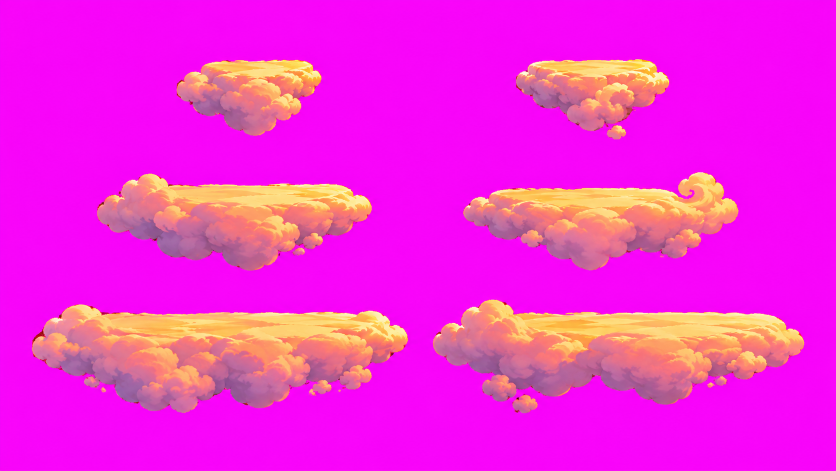
#> input picture tools/world/clouds/sheet.png, 1672 x 941 px (shown at 1/2 size)
$ python native.py ../world/clouds/sheet.png ../world/clouds/sheet.png ../world/clouds/sheet.png 5
#> lines starting #> are read from the running program, lines starting #| are printed output that depends on the picture; after the words box and inside, x2 and y2 are one past the last pixel; in counts of white or black regions, pixels touching at a corner belong together
#> further down, a is the input picture: shape (941, 1672, 3); mean R, G, B 243, 40.4, 217.4
### tools/chibi/figures.py
"""Find the figures on a guide sheet (flat light ground): their boxes, row by row, left to right.
Usage: python3 figures.py sheet.png"""
import sys
import numpy as np
from PIL import Image


def ground_colour(a):
    c = np.concatenate([a[:8, :8].reshape(-1, 3), a[:8, -8:].reshape(-1, 3), a[-8:, :8].reshape(-1, 3), a[-8:, -8:].reshape(-1, 3)])
#> c = 256 rows, first 8: [235, 15, 238], [244, 11, 245], [245, 7, 246], [246, 5, 247], [245, 5, 247], [244, 5, 246], [244, 6, 247], [244, 5, 247]
    return np.median(c, 0)


def figure_boxes(a, min_area=1500):
    bg = ground_colour(a)
#> bg = [248, 5, 249]
    fg = np.abs(a.astype(float) - bg).sum(2) > 40
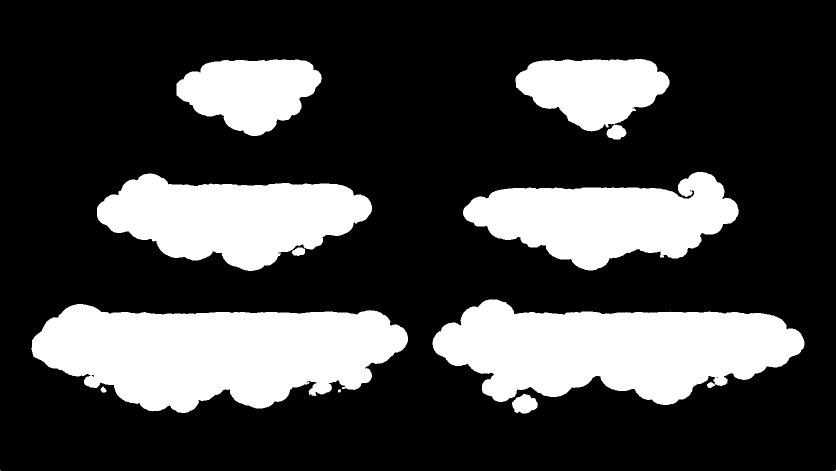
#> fg: shape (941, 1672) bool (shown at 1/2 size); 26.2% white; 14 white regions (3 under 20 px), largest, box (x1, y1, x2, y2) and area: (63, 608, 816, 826) 113568, (865, 599, 1609, 810) 103454, (194, 347, 744, 542) 67885
    # label connected parts (8-neighbour) with a simple flood fill over a downscaled mask
    from collections import deque
    h, w = fg.shape
#> h = 941; w = 1672
    seen = np.zeros_like(fg)
    boxes = []
    for y0 in range(0, h, 2):
        for x0 in range(0, w, 2):
            if fg[y0, x0] and not seen[y0, x0]:
                q = deque([(y0, x0)]); seen[y0, x0] = True; ys = [y0]; xs = [x0]; n = 0
                while q:
                    y, x = q.popleft(); n += 1
                    for dy in (-1, 0, 1):
                        for dx in (-1, 0, 1):
                            yy, xx = y + dy, x + dx
                            if 0 <= yy < h and 0 <= xx < w and fg[yy, xx] and not seen[yy, xx]:
                                seen[yy, xx] = True; q.append((yy, xx)); ys.append(yy); xs.append(xx)
                if n >= min_area: boxes.append((min(xs), min(ys), max(xs), max(ys), n))
    # merge boxes that overlap a lot (a figure split by a thin gap)
    merged = []
    for b in sorted(boxes, key=lambda b: -b[4]):
        for i, m in enumerate(merged):
            if b[0] < m[2] + 6 and b[2] > m[0] - 6 and b[1] < m[3] + 6 and b[3] > m[1] - 6:
                merged[i] = (min(b[0], m[0]), min(b[1], m[1]), max(b[2], m[2]), max(b[3], m[3]), m[4] + b[4]); break
        else: merged.append(b)
    # rows by the boxes' centres
    merged.sort(key=lambda b: (b[1] + b[3]) / 2)
    rows, cur = [], []
    for b in merged:
        if cur and (b[1] + b[3]) / 2 - (cur[-1][1] + cur[-1][3]) / 2 > (b[3] - b[1]) * 0.5: rows.append(cur); cur = []
        cur.append(b)
    if cur: rows.append(cur)
    return bg, [sorted(r, key=lambda b: b[0]) for r in rows]


# [6 lines that do not run on import are left out]

### tools/chibi/clean.py
"""A shrunk reference frame → a first clean pass on the fixed palette, written as an ASCII grid (one palette letter per
pixel, '.' transparent) plus an ×8 preview. The hand pass that follows edits the ASCII file itself.
Usage: python3 clean.py raw.png out.txt [preview.png]"""
import sys
import numpy as np
from PIL import Image
sys.path.insert(0, __file__.rsplit('/', 1)[0])
from palette import RGB

KEYS = list(RGB)
P = np.array([RGB[k] for k in KEYS], float)


def lab(c):
    """sRGB → a rough perceptual space (good enough to pick the nearest palette tone)."""
    c = np.asarray(c, float) / 255
    r, g, b = c[..., 0], c[..., 1], c[..., 2]
    return np.stack([0.30 * r + 0.59 * g + 0.11 * b, (r - g) * 0.6, (r + g - 2 * b) * 0.35], -1)


PL = lab(P)


# [32 lines left out: functions clean, render, not called in this run]


# [5 lines that do not run on import are left out]

### tools/chibi/native.py
"""Guide sheet → native-size letter grids, one per figure: each full-size pixel named by its nearest palette tone (the
flat ground → empty), then each native pixel takes its block's majority (thin lines win at a lower share); the phase
that gives the purest blocks wins. The pitch is the sheet's figure height over the wanted native height.
Usage: python3 native.py sheet.png out_dir prefix native_height [row,col ...]"""
import os, sys
import numpy as np
from PIL import Image
sys.path.insert(0, os.path.dirname(os.path.abspath(__file__)))
from palette import RGB
from clean import lab
from figures import figure_boxes

KEYS = list(RGB) + ['.']
EMPTY = len(KEYS) - 1
P = np.array([RGB[k] for k in RGB], float)
PL = lab(P)
THIN = {'O': 0.30, 'E': 0.25, 'W': 0.20, 'Y': 0.35, 'F': 0.35}


def name_pixels(a, bg):
    d = ((lab(a)[:, :, None, :] - PL[None, None]) ** 2).sum(-1)
    idx = d.argmin(-1)
    ground = np.abs(a.astype(float) - bg).sum(2) < 34
    idx[ground] = EMPTY
    return idx


def vote(idx, p, ox, oy):
    h, w = idx.shape
    nw, nh = int((w - ox) / p), int((h - oy) / p)
    out = np.full((nh, nw), EMPTY); pur = []
    thin = [(KEYS.index(k), t) for k, t in THIN.items()]
    for by in range(nh):
        y0, y1 = int(round(oy + by * p)), int(round(oy + (by + 1) * p))
        for bx in range(nw):
            x0, x1 = int(round(ox + bx * p)), int(round(ox + (bx + 1) * p))
            blk = idx[y0:y1, x0:x1].ravel()
            if not len(blk): continue
            cnt = np.bincount(blk, minlength=len(KEYS)); n = len(blk)
            best = int(cnt.argmax()); share = cnt[best] / n
            if best == EMPTY and share < 0.6:  # a figure's rim: the figure wins a half-empty block
                cnt2 = cnt.copy(); cnt2[EMPTY] = 0; best = int(cnt2.argmax()); share = cnt2[best] / n
            for ki, t in thin:
                if cnt[ki] / n >= t and ki != best and KEYS[best] not in THIN and best != EMPTY: best, share = ki, cnt[ki] / n
            out[by, bx] = best; pur.append(share)
    return out, float(np.mean(pur))


def to_native(a, bg, box, p, steps=4):
    x0, y0, x1, y1 = box[:4]
    m = int(p * 2)
    crop = a[max(0, y0 - m):y1 + m, max(0, x0 - m):x1 + m]
    idx = name_pixels(crop, bg)
    best = None
    for ox in np.arange(0, p, p / steps):
        for oy in np.arange(0, p, p / steps):
            o, pur = vote(idx, p, ox, oy)
            if best is None or pur > best[0]: best = (pur, o)
    rows = [''.join(KEYS[v] for v in row) for row in best[1]]
    ys = [i for i, r in enumerate(rows) if r.strip('.')]
    xs = [i for r in rows for i, ch in enumerate(r) if ch != '.']
    return [r[min(xs):max(xs) + 1] for r in rows[min(ys):max(ys) + 1]], best[0]


if __name__ == '__main__':
    a = np.asarray(Image.open(sys.argv[1]).convert('RGB'))
    out, prefix, H = sys.argv[2], sys.argv[3], int(sys.argv[4])
    os.makedirs(out, exist_ok=True)
    bg, rows = figure_boxes(a)
#> bg = [248, 5, 249]; rows = [[(353, 119, 643, 271, 30441), (1031, 118, 1338, 262, 30404)], [(194, 347, 743, 541, 67885), (926, 344, 1477, 540, 64493)], [(63, 608, 815, 825, 113568), (865, 599, 1608, 809, 103454)]]
    want = {tuple(map(int, s.split(','))) for s in sys.argv[5:]} or None
    ref_h = np.median([b[3] - b[1] + 1 for b in rows[0]])
#> ref_h = 149
    p = float(os.environ['PITCH']) if os.environ.get('PITCH') else ref_h / H  # PITCH: match another sheet's scale (by the hood's width)
#> p = 29.8
    print('pitch %.3f' % p)
#| pitch 29.800
    for r, row in enumerate(rows):
        for c, box in enumerate(row):
            if want and (r, c) not in want: continue
            g, pur = to_native(a, bg, box, p)
            open(f'{out}/{prefix}_r{r}c{c}.txt', 'w').write('\n'.join(g) + '\n')
            print(r, c, len(g[0]), 'x', len(g), 'purity %.3f' % pur)
#> this loop made 3 passes
#> row on passes 1 to 3: [(353, 119, 643, 271, 30441), (1031, 118, 1338, 262, 30404)], [(194, 347, 743, 541, 67885), (926, 344, 1477, 540, 64493)], [(63, 608, 815, 825, 113568), (865, 599, 1608, 809, 103454)]
#| 0 0 9 x 5 purity 0.830
#| 0 1 10 x 5 purity 0.802
#| 1 0 18 x 7 purity 0.818
#| 1 1 19 x 7 purity 0.828
#| 2 0 25 x 7 purity 0.784
#| 2 1 24 x 8 purity 0.813
#> pass 1, in to_native, `crop = a[max(0, y0 - m):y1 + m, max(0, x0 - m):x1 + m]`:
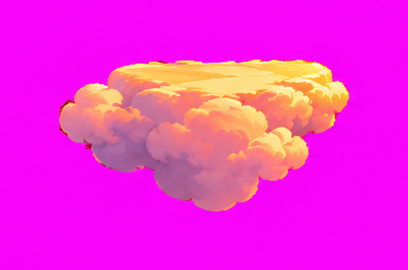
#> crop: shape (270, 408, 3); mean R, G, B 243.1, 42.8, 215.1
#> pass 1, in lab (call 3), `r, g, b = c[..., 0], c[..., 1], c[..., 2]`:
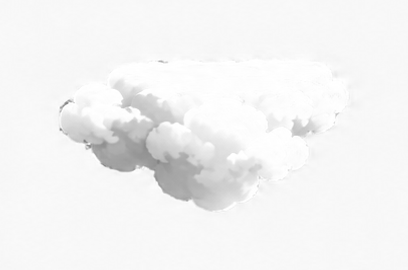
#> r: shape (270, 408) float64; min 0.502, max 1, mean 0.953
#> pass 1, in lab (call 3), `r, g, b = c[..., 0], c[..., 1], c[..., 2]`:
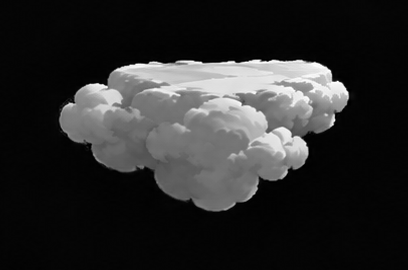
#> g: shape (270, 408) float64; min 0, max 1, mean 0.168
